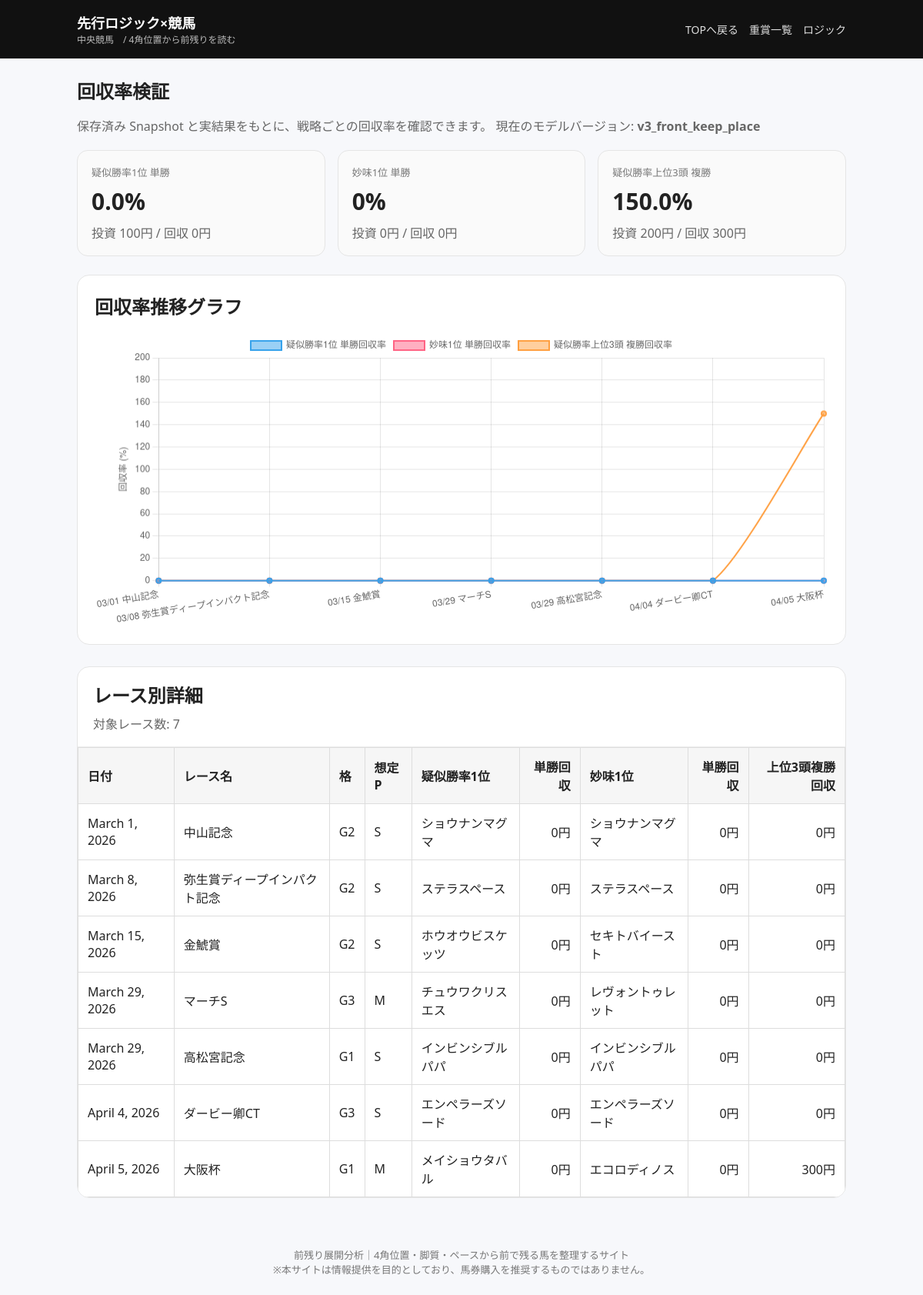
/roi/, run on the app's committed database.
### keibaapp_1/models.py (models this page shows, shortened)
class Race(models.Model):
    GRADE_CHOICES = [("G1", "G1"), ("G2", "G2"), ("G3", "G3")]
    name = models.CharField(max_length=100)
    race_date = models.DateField()
    course = models.CharField(max_length=100)  # 例：東京 ダ1600
    grade = models.CharField(max_length=2, choices=GRADE_CHOICES)
    track_condition = models.CharField(max_length=10, blank=True, default="")  # 良/稍/重/不
    pace = models.CharField(max_length=1, blank=True, default="")  # S/M/H
    pace_comment = models.CharField(max_length=100, blank=True, default="")
    is_featured_this_week = models.BooleanField(default=False)
    created_at = models.DateTimeField(auto_now_add=True)

class EntryAnalysisSnapshot(models.Model):
    RUN_STYLE_CHOICES = [
        ("NIGE", "逃げ"),
        ("SENKO", "先行"),
        ("KOUI", "好位"),
        ("SASHI", "差し"),
        ("OIKOMI", "追込"),
        ("UNKNOWN", "不明"),
    ]
    race_snapshot = models.ForeignKey(
        RaceAnalysisSnapshot,
        on_delete=models.CASCADE,
        related_name="entry_snapshots"
    )
    horse_entry = models.ForeignKey(
        HorseEntry,
        on_delete=models.SET_NULL,
        null=True,
        blank=True,
        related_name="analysis_snapshots"
    )
    horse_name = models.CharField(max_length=100)
    horse_number = models.PositiveIntegerField(null=True, blank=True)
    gate = models.PositiveIntegerField(null=True, blank=True)
    jockey = models.CharField(max_length=100, blank=True, default="")
    run_style = models.CharField(max_length=10, choices=RUN_STYLE_CHOICES, default="UNKNOWN")
    corner4_index = models.FloatField(null=True, blank=True)
    agari_avg_rank = models.FloatField(null=True, blank=True)
    tempo_raw = models.FloatField(default=0.0)
    tempo = models.FloatField(default=0.0)
    pseudo_win_prob = models.FloatField(default=0.0)
    value_index = models.FloatField(null=True, blank=True)
    expected_odds = models.FloatField(null=True, blank=True)
    rank_by_prob = models.PositiveIntegerField(null=True, blank=True)
    rank_by_value = models.PositiveIntegerField(null=True, blank=True)
    created_at = models.DateTimeField(auto_now_add=True)

### keibaapp_1/views.py (the view)
# urls.py: path("roi/", views.roi_page, name="roi_page"),
def roi_page(request):
    model_version = request.GET.get("model_version", MODEL_VERSION)
    snapshots = (
        EntryAnalysisSnapshot.objects
        .filter(race_snapshot__model_version=model_version)
        .select_related("race_snapshot", "race_snapshot__race")
        .prefetch_related(
            Prefetch(
                "result_snapshot",
                queryset=EntryResultSnapshot.objects.all()
            )
        )
        .order_by("race_snapshot__race__race_date", "race_snapshot__id", "rank_by_prob")
    )
    race_map = {}
    for row in snapshots:
        race_snapshot = row.race_snapshot
        rs_id = race_snapshot.id
        if rs_id not in race_map:
            race_map[rs_id] = {
                "snapshot": race_snapshot,
                "rows": [],
            }
        race_map[rs_id]["rows"].append(row)
    race_blocks = list(race_map.values())
    prob1_bet = 0
    prob1_return = 0
    value1_bet = 0
    value1_return = 0
    top3_place_bet = 0
    top3_place_return = 0
    detail_rows = []
    chart_labels = []
    chart_prob1_roi = []
    chart_value1_roi = []
    chart_top3_place_roi = []
    cum_prob1_bet = 0
    cum_prob1_return = 0
    cum_value1_bet = 0
    cum_value1_return = 0
    cum_top3_place_bet = 0
    cum_top3_place_return = 0
    for block in race_blocks:
        snapshot = block["snapshot"]
        rows = block["rows"]
        rows_by_prob = sorted(
            rows,
            key=lambda x: (x.rank_by_prob if x.rank_by_prob is not None else 9999)
        )
        rows_by_value = sorted(
            rows,
            key=lambda x: (x.rank_by_value if x.rank_by_value is not None else 9999)
        )
        prob1 = rows_by_prob[0] if rows_by_prob else None
        value1 = rows_by_value[0] if rows_by_value else None
        top3 = rows_by_prob[:3]
        race_prob1_bet = 0
        race_prob1_return = 0
        race_value1_bet = 0
        race_value1_return = 0
        race_top3_place_bet = 0
        race_top3_place_return = 0
        if prob1 and hasattr(prob1, "result_snapshot"):
            race_prob1_bet += 100
            if prob1.result_snapshot and prob1.result_snapshot.win_payoff:
                race_prob1_return += prob1.result_snapshot.win_payoff
        if value1 and hasattr(value1, "result_snapshot"):
            race_value1_bet += 100
            if value1.result_snapshot and value1.result_snapshot.win_payoff:
                race_value1_return += value1.result_snapshot.win_payoff
        valid_top3_count = 0
        for r in top3:
            if hasattr(r, "result_snapshot"):
                valid_top3_count += 1
                if r.result_snapshot and r.result_snapshot.place_payoff:
                    race_top3_place_return += r.result_snapshot.place_payoff
        if valid_top3_count > 0:
            race_top3_place_bet += valid_top3_count * 100
        prob1_bet += race_prob1_bet
        prob1_return += race_prob1_return
        value1_bet += race_value1_bet
        value1_return += race_value1_return
        top3_place_bet += race_top3_place_bet
        top3_place_return += race_top3_place_return
        cum_prob1_bet += race_prob1_bet
        cum_prob1_return += race_prob1_return
        cum_value1_bet += race_value1_bet
        cum_value1_return += race_value1_return
        cum_top3_place_bet += race_top3_place_bet
        cum_top3_place_return += race_top3_place_return
        prob1_roi = round((cum_prob1_return / cum_prob1_bet) * 100, 1) if cum_prob1_bet else 0
        value1_roi = round((cum_value1_return / cum_value1_bet) * 100, 1) if cum_value1_bet else 0
        top3_place_roi = round((cum_top3_place_return / cum_top3_place_bet) * 100, 1) if cum_top3_place_bet else 0
        chart_labels.append(f"{snapshot.race.race_date:%m/%d} {snapshot.race.name}")
        chart_prob1_roi.append(prob1_roi)
        chart_value1_roi.append(value1_roi)
        chart_top3_place_roi.append(top3_place_roi)
        detail_rows.append({
            "race_date": snapshot.race.race_date,
            "race_name": snapshot.race.name,
            "grade": snapshot.race.grade,
            "pace": snapshot.predicted_pace,
            "prob1_name": prob1.horse_name if prob1 else "-",
            "prob1_return": race_prob1_return,
            "value1_name": value1.horse_name if value1 else "-",
            "value1_return": race_value1_return,
            "top3_place_return": race_top3_place_return,
        })
    summary = {
        "model_version": model_version,
        "race_count": len(race_blocks),
        "prob1_bet": prob1_bet,
        "prob1_return": prob1_return,
        "prob1_roi": round((prob1_return / prob1_bet) * 100, 1) if prob1_bet else 0,
        "value1_bet": value1_bet,
        "value1_return": value1_return,
        "value1_roi": round((value1_return / value1_bet) * 100, 1) if value1_bet else 0,
        "top3_place_bet": top3_place_bet,
        "top3_place_return": top3_place_return,
        "top3_place_roi": round((top3_place_return / top3_place_bet) * 100, 1) if top3_place_bet else 0,
    }
    return render(request, "keibaapp_1/roi.html", {
        "summary": summary,
        "detail_rows": detail_rows,
        "chart_labels": chart_labels,
        "chart_prob1_roi": chart_prob1_roi,
        "chart_value1_roi": chart_value1_roi,
        "chart_top3_place_roi": chart_top3_place_roi,
        "model_version": model_version,
    })

### keibaapp_1/templates/keibaapp_1/roi.html (shortened to what this page needs)
{% extends "keibaapp_1/base.html" %}
{% block content %}
<section style="max-width:1100px; margin:auto;">
  <h1 style="margin-bottom:10px;">回収率検証</h1>
  <p style="color:#666; margin-bottom:20px;">
    保存済み Snapshot と実結果をもとに、戦略ごとの回収率を確認できます。
    現在のモデルバージョン: <b>{{ summary.model_version }}</b>
  </p>
  <div style="display:grid; grid-template-columns:repeat(3, 1fr); gap:16px; margin-bottom:24px;">
    <div style="border:1px solid #e5e5e5; border-radius:14px; padding:18px; background:#fafafa;">
      <div style="font-size:13px; color:#777;">疑似勝率1位 単勝</div>
      <div style="font-size:30px; font-weight:700; margin:8px 0;">{{ summary.prob1_roi }}%</div>
      <div style="color:#666;">投資 {{ summary.prob1_bet }}円 / 回収 {{ summary.prob1_return }}円</div>
    </div>
    <div style="border:1px solid #e5e5e5; border-radius:14px; padding:18px; background:#fafafa;">
      <div style="font-size:13px; color:#777;">妙味1位 単勝</div>
      <div style="font-size:30px; font-weight:700; margin:8px 0;">{{ summary.value1_roi }}%</div>
      <div style="color:#666;">投資 {{ summary.value1_bet }}円 / 回収 {{ summary.value1_return }}円</div>
    </div>
    <div style="border:1px solid #e5e5e5; border-radius:14px; padding:18px; background:#fafafa;">
      <div style="font-size:13px; color:#777;">疑似勝率上位3頭 複勝</div>
      <div style="font-size:30px; font-weight:700; margin:8px 0;">{{ summary.top3_place_roi }}%</div>
      <div style="color:#666;">投資 {{ summary.top3_place_bet }}円 / 回収 {{ summary.top3_place_return }}円</div>
    </div>
  </div>
  <div style="border:1px solid #e5e5e5; border-radius:16px; padding:22px; background:#fff; margin-bottom:28px;">
    <h2 style="margin-top:0; margin-bottom:18px;">回収率推移グラフ</h2>
    <canvas id="roiChart" height="120"></canvas>
  </div>
  <div style="border:1px solid #e5e5e5; border-radius:16px; overflow:hidden; background:#fff;">
    <div style="padding:18px 20px; border-bottom:1px solid #eee;">
      <h2 style="margin:0;">レース別詳細</h2>
      <p style="margin:8px 0 0; color:#666;">対象レース数: {{ summary.race_count }}</p>
    </div>
    <div style="overflow-x:auto;">
      <table style="width:100%; border-collapse:collapse;">
        <thead>
          <tr style="background:#f7f7f7;">
            <th style="text-align:left; padding:12px;">日付</th>
            <th style="text-align:left; padding:12px;">レース名</th>
            <th style="text-align:left; padding:12px;">格</th>
            <th style="text-align:left; padding:12px;">想定P</th>
            <th style="text-align:left; padding:12px;">疑似勝率1位</th>
            <th style="text-align:right; padding:12px;">単勝回収</th>
            <th style="text-align:left; padding:12px;">妙味1位</th>
            <th style="text-align:right; padding:12px;">単勝回収</th>
            <th style="text-align:right; padding:12px;">上位3頭複勝回収</th>
          </tr>
        </thead>
        <tbody>
          {% for r in detail_rows %}
          <tr style="border-top:1px solid #eee;">
            <td style="padding:12px;">{{ r.race_date }}</td>
            <td style="padding:12px;">{{ r.race_name }}</td>
            <td style="padding:12px;">{{ r.grade }}</td>
            <td style="padding:12px;">{{ r.pace }}</td>
            <td style="padding:12px;">{{ r.prob1_name }}</td>
            <td style="padding:12px; text-align:right;">{{ r.prob1_return }}円</td>
            <td style="padding:12px;">{{ r.value1_name }}</td>
            <td style="padding:12px; text-align:right;">{{ r.value1_return }}円</td>
            <td style="padding:12px; text-align:right;">{{ r.top3_place_return }}円</td>
          </tr>
          {% empty %}
          <tr>
            <td colspan="9" style="padding:20px; color:#666;">
              まだ集計できる Snapshot がありません。Snapshot保存と実結果入力を進めてください。
            </td>
          </tr>
          {% endfor %}
        </tbody>
      </table>
    </div>
  </div>
</section>
<script>
  const labels = {{ chart_labels|safe }};
  const prob1Data = {{ chart_prob1_roi|safe }};
  const value1Data = {{ chart_value1_roi|safe }};
  const top3PlaceData = {{ chart_top3_place_roi|safe }};
  const ctx = document.getElementById('roiChart').getContext('2d');
  new Chart(ctx, {
    type: 'line',
    data: {
      labels: labels,
      datasets: [
        {
          label: '疑似勝率1位 単勝回収率',
          data: prob1Data,
          borderWidth: 2,
          tension: 0.2
        },
        {
          label: '妙味1位 単勝回収率',
          data: value1Data,
          borderWidth: 2,
          tension: 0.2
        },
        {
          label: '疑似勝率上位3頭 複勝回収率',
          data: top3PlaceData,
          borderWidth: 2,
          tension: 0.2
        }
      ]
    },
    options: {
      responsive: true,
      interaction: {
        mode: 'index',
        intersect: false
      },
      scales: {
        y: {
          beginAtZero: true,
          suggestedMax: 200,
          title: {
            display: true,
            text: '回収率 (%)'
          }
        }
      }
    }
  });
</script>
{% endblock %}

### keibaapp_1/templates/keibaapp_1/base.html (style rules this page uses)
body { font-family: system-ui, sans-serif; margin: 0; background: #f7f8fb; color: #222; }
table { border-collapse: collapse; width: 100%; background: #fff; }
th, td { border: 1px solid #ddd; padding: 10px; text-align: left; }
th { background: #f6f6f6; }

### data on the page
Race: race_date "March 1, 2026", race_name "中山記念", grade "G2"
EntryAnalysisSnapshot: prob1_name "ショウナンマグマ", value1_name "ショウナンマグマ"
Race: race_date "March 8, 2026", race_name "弥生賞ディープインパクト記念", grade "G2"
EntryAnalysisSnapshot: prob1_name "ステラスペース", value1_name "ステラスペース"
Race: race_date "March 15, 2026", race_name "金鯱賞", grade "G2"
EntryAnalysisSnapshot: prob1_name "ホウオウビスケッツ"
EntryAnalysisSnapshot: value1_name "セキトバイースト"
Race: race_date "March 29, 2026", race_name "マーチS", grade "G3"
EntryAnalysisSnapshot: prob1_name "チュウワクリスエス"
EntryAnalysisSnapshot: value1_name "レヴォントゥレット"
Race: race_date "March 29, 2026", race_name "高松宮記念", grade "G1"
EntryAnalysisSnapshot: prob1_name "インビンシブルパパ", value1_name "インビンシブルパパ"
Race: race_date "April 4, 2026", race_name "ダービー卿CT", grade "G3"
EntryAnalysisSnapshot: prob1_name "エンペラーズソード", value1_name "エンペラーズソード"
Race: race_date "April 5, 2026", race_name "大阪杯", grade "G1"
EntryAnalysisSnapshot: prob1_name "メイショウタバル"
EntryAnalysisSnapshot: value1_name "エコロディノス"

### other printed values
{{ summary.model_version }} "v3_front_keep_place"
{{ summary.prob1_roi }} "0.0"
{{ summary.prob1_bet }} "100"
{{ summary.prob1_return }} "0"
{{ summary.value1_roi }} "0"
{{ summary.value1_bet }} "0"
{{ summary.value1_return }} "0"
{{ summary.top3_place_roi }} "150.0"
{{ summary.top3_place_bet }} "200"
{{ summary.top3_place_return }} "300"
{{ summary.race_count }} "7"
{{ r.pace }} "S" "S" "S" "M" "S" "S" "M"
{{ r.prob1_return }} "0" "0" "0" "0" "0" "0" "0"
{{ r.value1_return }} "0" "0" "0" "0" "0" "0" "0"
{{ r.top3_place_return }} "0" "0" "0" "0" "0" "0" "300"
